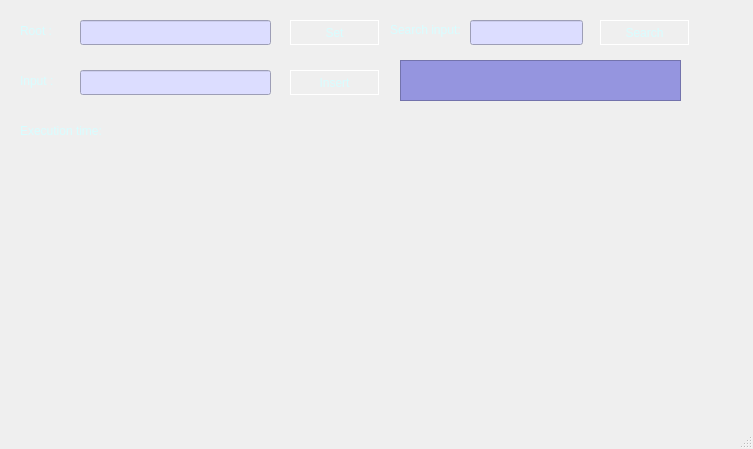
<?xml version="1.0" encoding="UTF-8"?>
<ui version="4.0">
 <class>VisualTree</class>
 <widget class="QMainWindow" name="VisualTree">
  <property name="geometry">
   <rect>
    <x>0</x>
    <y>0</y>
    <width>753</width>
    <height>449</height>
   </rect>
  </property>
  <property name="windowTitle">
   <string>VisualTree</string>
  </property>
  <property name="styleSheet">
   <string notr="true"/>
  </property>
  <widget class="QWidget" name="centralWidget">
   <widget class="QLabel" name="label">
    <property name="geometry">
     <rect>
      <x>20</x>
      <y>60</y>
      <width>81</width>
      <height>41</height>
     </rect>
    </property>
    <property name="styleSheet">
     <string notr="true">color: rgb(216, 253, 255);</string>
    </property>
    <property name="text">
     <string>Input :</string>
    </property>
   </widget>
   <widget class="QLineEdit" name="Input_text">
    <property name="geometry">
     <rect>
      <x>80</x>
      <y>70</y>
      <width>191</width>
      <height>25</height>
     </rect>
    </property>
    <property name="styleSheet">
     <string notr="true">background-color: rgb(220, 221, 255);</string>
    </property>
   </widget>
   <widget class="QPushButton" name="insert_button">
    <property name="geometry">
     <rect>
      <x>290</x>
      <y>70</y>
      <width>89</width>
      <height>25</height>
     </rect>
    </property>
    <property name="styleSheet">
     <string notr="true">font: 10pt &quot;Times New Roman&quot;;
border: 1px solid white;
color: rgb(216, 253, 255);</string>
    </property>
    <property name="text">
     <string>Insert</string>
    </property>
   </widget>
   <widget class="QLabel" name="label_2">
    <property name="geometry">
     <rect>
      <x>20</x>
      <y>20</y>
      <width>81</width>
      <height>21</height>
     </rect>
    </property>
    <property name="styleSheet">
     <string notr="true">color: rgb(216, 253, 255);</string>
    </property>
    <property name="text">
     <string>Root :</string>
    </property>
   </widget>
   <widget class="QLineEdit" name="Root_inp">
    <property name="geometry">
     <rect>
      <x>80</x>
      <y>20</y>
      <width>191</width>
      <height>25</height>
     </rect>
    </property>
    <property name="styleSheet">
     <string notr="true">background-color: rgb(220, 221, 255);</string>
    </property>
   </widget>
   <widget class="QPushButton" name="Root_set">
    <property name="geometry">
     <rect>
      <x>290</x>
      <y>20</y>
      <width>89</width>
      <height>25</height>
     </rect>
    </property>
    <property name="styleSheet">
     <string notr="true">font: 10pt &quot;Times New Roman&quot;;
border: 1px solid white;
color: rgb(216, 253, 255);</string>
    </property>
    <property name="text">
     <string>Set</string>
    </property>
   </widget>
   <widget class="QLabel" name="right_branch">
    <property name="geometry">
     <rect>
      <x>680</x>
      <y>60</y>
      <width>67</width>
      <height>17</height>
     </rect>
    </property>
    <property name="text">
     <string/>
    </property>
   </widget>
   <widget class="QLabel" name="label_time">
    <property name="geometry">
     <rect>
      <x>110</x>
      <y>120</y>
      <width>81</width>
      <height>21</height>
     </rect>
    </property>
    <property name="styleSheet">
     <string notr="true">color: rgb(216, 253, 255);</string>
    </property>
    <property name="text">
     <string/>
    </property>
   </widget>
   <widget class="QLineEdit" name="search_input">
    <property name="geometry">
     <rect>
      <x>470</x>
      <y>20</y>
      <width>113</width>
      <height>25</height>
     </rect>
    </property>
    <property name="styleSheet">
     <string notr="true">background-color: rgb(220, 221, 255);</string>
    </property>
   </widget>
   <widget class="QLabel" name="label_7">
    <property name="geometry">
     <rect>
      <x>390</x>
      <y>10</y>
      <width>71</width>
      <height>41</height>
     </rect>
    </property>
    <property name="styleSheet">
     <string notr="true">color: rgb(216, 253, 255);</string>
    </property>
    <property name="text">
     <string>&lt;html&gt;&lt;head/&gt;&lt;body&gt;&lt;p&gt;Search input:&lt;/p&gt;&lt;/body&gt;&lt;/html&gt;</string>
    </property>
   </widget>
   <widget class="QPushButton" name="search_button">
    <property name="geometry">
     <rect>
      <x>600</x>
      <y>20</y>
      <width>89</width>
      <height>25</height>
     </rect>
    </property>
    <property name="styleSheet">
     <string notr="true">font: 10pt &quot;Times New Roman&quot;;
border: 1px solid white;
color: rgb(216, 253, 255);</string>
    </property>
    <property name="text">
     <string>Search</string>
    </property>
   </widget>
   <widget class="QTextBrowser" name="Search_path">
    <property name="geometry">
     <rect>
      <x>400</x>
      <y>60</y>
      <width>281</width>
      <height>41</height>
     </rect>
    </property>
    <property name="styleSheet">
     <string notr="true">background-color: rgb(149, 149, 223);</string>
    </property>
   </widget>
   <widget class="QLabel" name="label_3">
    <property name="geometry">
     <rect>
      <x>20</x>
      <y>110</y>
      <width>91</width>
      <height>41</height>
     </rect>
    </property>
    <property name="styleSheet">
     <string notr="true">color: rgb(216, 253, 255);</string>
    </property>
    <property name="text">
     <string>Execution time:</string>
    </property>
   </widget>
  </widget>
  <widget class="QMenuBar" name="menuBar">
   <property name="geometry">
    <rect>
     <x>0</x>
     <y>0</y>
     <width>753</width>
     <height>21</height>
    </rect>
   </property>
  </widget>
  <widget class="QStatusBar" name="statusBar"/>
 </widget>
 <layoutdefault spacing="6" margin="11"/>
 <resources/>
 <connections/>
</ui>
